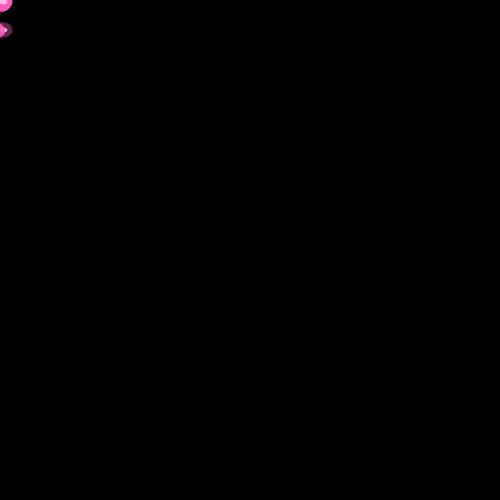
Frame 1 (no input)
Frame 60 (no input): identical to frame 1, image omitted
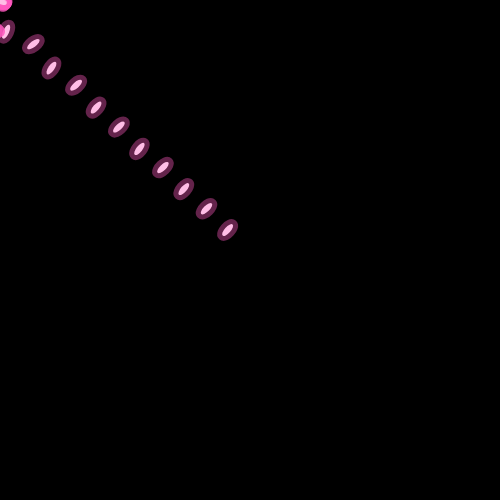
Frame 120 (the mouse pressed at the canvas centre since frame 60)

The p5.js sketch that drew these frames (run headless with seeded random() and noise() and a simulated clock; from frame 60 on, the mouse is pressed at the canvas centre):

// p5.js sketch
// ── sketch.js
var x = [],
  y = [],
  segNum = 40,
  segLength = 30;

for (var i = 0; i < segNum; i++) {
  x[i] = 0;
  y[i] = 0;
}

function setup() {
  createCanvas(500, 500);  // canvas creation 
  strokeWeight(10);
  stroke(255,90,190, 100);
  
  

  
}

function draw() {
  
  background('#000000');         //liner shape formed
  
  dragSegment(0, mouseX, mouseY);
  for( var i=0; i<x.length-1; i++) {
    dragSegment(i+1, x[i], y[i]);
  }
  
}

function mousePressed() {
  segNum = segNum + 3;
}

function dragSegment(i, xin, yin) {
  var dx = xin - x[i];
  var dy = yin - y[i];
  var angle = atan2(dy, dx);             // the dragsegment to keep them toghteher 
  x[i] = xin - cos(angle) * segLength;
  y[i] = yin - sin(angle) * segLength;
  segment(x[i], y[i], angle);
}

function segment(x, y, a) {
  push();
  translate(x, y);
  rotate(a);
  ellipse(0, 0, segLength/5, segLength/2);   //segment shapes
  //circle(0, 0, segLength, 0);
  pop();
}
